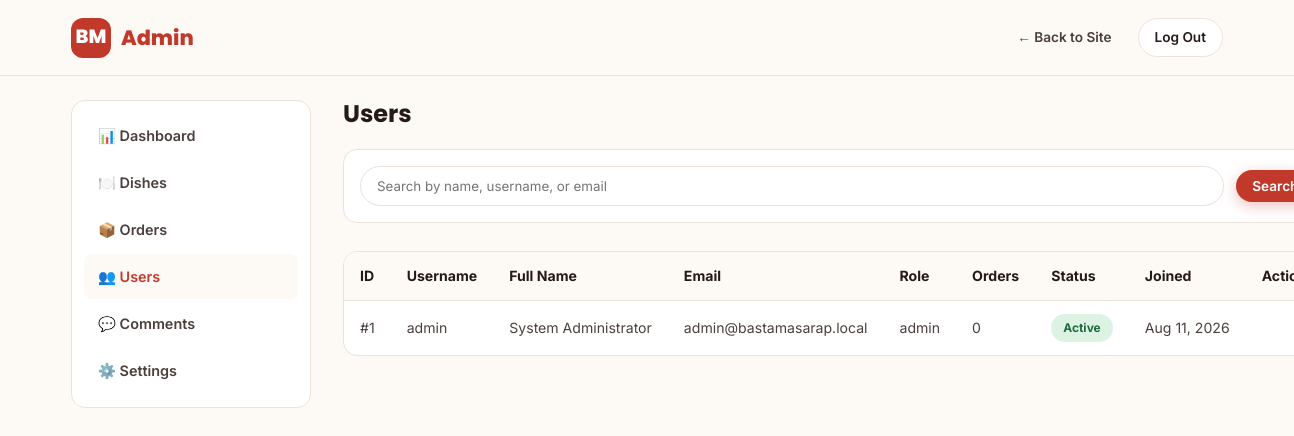
The page /admin/users.php (signed in) on the database its author committed.
### tables this page shows
CREATE TABLE `users` (
  `user_id` int(11) NOT NULL,
  `role_id` int(11) NOT NULL DEFAULT 2,
  `username` varchar(50) NOT NULL,
  `email` varchar(120) NOT NULL,
  `password_hash` varchar(255) NOT NULL,
  `full_name` varchar(120) NOT NULL,
  `contact_number` varchar(30) DEFAULT NULL,
  `profile_picture` varchar(255) DEFAULT NULL,
  `status` enum('active','inactive') NOT NULL DEFAULT 'active',
  `created_at` timestamp NOT NULL DEFAULT current_timestamp()
);

CREATE TABLE `roles` (
  `role_id` int(11) NOT NULL,
  `role_name` varchar(20) NOT NULL
);

### includes/functions.php (called while the page is built, shortened)
<?php
function esc(?string $value): string
{
    return htmlspecialchars($value ?? '', ENT_QUOTES, 'UTF-8');
}

### admin/users.php (the view, shortened to what this page needs)
<?php
require_once __DIR__ . '/../includes/bootstrap.php';
$search = trim($_GET['search'] ?? '');
$where = '1=1';
$params = [];
$stmt = $db->prepare(
    "SELECT u.*, r.role_name, (SELECT COUNT(*) FROM orders WHERE user_id = u.user_id) AS order_count
     FROM users u JOIN roles r ON r.role_id = u.role_id
     WHERE {$where} ORDER BY u.created_at DESC"
);
$stmt->execute($params);
$users = $stmt->fetchAll();
require __DIR__ . '/includes/admin_header.php';
?>
<h2 style="margin-bottom: 20px;">Users</h2>
<form method="GET" class="filters-bar">
    <input type="text" name="search" class="search-input" placeholder="Search by name, username, or email" value="<?= esc($search) ?>">
    <button class="btn btn-primary btn-sm" type="submit">Search</button>
</form>
<div class="table-wrap">
    <table class="data-table">
        <thead><tr><th>ID</th><th>Username</th><th>Full Name</th><th>Email</th><th>Role</th><th>Orders</th><th>Status</th><th>Joined</th><th>Actions</th></tr></thead>
        <tbody>
        <?php foreach ($users as $u): ?>
            <tr>
                <td>#<?= $u['user_id'] ?></td>
                <td><?= esc($u['username']) ?></td>
                <td><?= esc($u['full_name']) ?></td>
                <td><?= esc($u['email']) ?></td>
                <td><?= esc($u['role_name']) ?></td>
                <td><?= (int) $u['order_count'] ?></td>
                <td><span class="status-pill status-<?= $u['status'] === 'active' ? 'delivered' : 'cancelled' ?>"><?= ucfirst($u['status']) ?></span></td>
                <td><?= date('M j, Y', strtotime($u['created_at'])) ?></td>
                <td style="display: flex; gap: 6px;">
                </td>
            </tr>
        <?php endforeach; ?>
        </tbody>
    </table>
</div>
<?php require __DIR__ . '/includes/admin_footer.php'; ?>

### assets/css/style.css (style rules this page uses)
:root { --color-primary: #c0392b; --color-primary-dark: #9c2c1f; --color-primary-light: #e8746a; --color-secondary: #f2a71b; --color-ink: #241a17; --color-body: #4a3f3c; --color-muted: #8a7d79; --color-bg: #fdf9f5; --color-surface: #ffffff; --color-border: #ece2db; --color-success: #2e8b57; --color-danger: #c0392b; --radius-sm: 8px; --radius-md: 14px; --radius-lg: 22px; --shadow-sm: 0 1px 3px rgba(36, 26, 23, 0.08); --shadow-md: 0 8px 24px rgba(36, 26, 23, 0.10); --shadow-lg: 0 20px 48px rgba(36, 26, 23, 0.16); --font-heading: 'Poppins', 'Segoe UI', sans-serif; --font-body: 'Inter', 'Segoe UI', sans-serif; --header-height: 76px; }
* { box-sizing: border-box; margin: 0; padding: 0; }
body { font-family: var(--font-body); color: var(--color-body); background: var(--color-bg); line-height: 1.6; -webkit-font-smoothing: antialiased; }
h1, h2, h3, h4 { font-family: var(--font-heading); color: var(--color-ink); font-weight: 700; line-height: 1.2; }
button { font-family: inherit; cursor: pointer; }
input, select, textarea { font-family: inherit; }
.btn { display: inline-flex; align-items: center; justify-content: center; gap: 8px; padding: 12px 24px; border-radius: 999px; border: none; font-weight: 600; font-size: 0.95rem; transition: transform 0.15s ease, box-shadow 0.15s ease, background 0.15s ease; }
.btn-primary { background: var(--color-primary); color: #fff; box-shadow: 0 4px 14px rgba(192, 57, 43, 0.3); }
.btn-sm { padding: 8px 16px; font-size: 0.85rem; }
.filters-bar { display: flex; gap: 12px; flex-wrap: wrap; align-items: center; margin-bottom: 28px; background: var(--color-surface); padding: 16px; border-radius: var(--radius-md); border: 1px solid var(--color-border); }
.search-input { flex: 1; min-width: 200px; padding: 11px 16px; border-radius: 999px; border: 1.5px solid var(--color-border); }
.table-wrap { overflow-x: auto; background: var(--color-surface); border-radius: var(--radius-md); border: 1px solid var(--color-border); }
table.data-table { width: 100%; border-collapse: collapse; font-size: 0.88rem; }
.data-table th, .data-table td { padding: 13px 16px; text-align: left; border-bottom: 1px solid var(--color-border); white-space: nowrap; }
.data-table th { background: var(--color-bg); font-weight: 700; color: var(--color-ink); }
.data-table tr:last-child td { border-bottom: none; }
.status-pill { display: inline-block; padding: 4px 12px; border-radius: 999px; font-size: 0.75rem; font-weight: 700; }
.status-delivered { background: #dcf3e3; color: #1e6b3f; }

### rows shown on the page
users: user_id "1", username "admin", full_name "System Administrator", email "admin@bastamasarap.local", role.role_name "admin", order_count "0", status "Active", created_at "Aug 11, 2026"

### other values the page prints
t('nav_logout') "Log Out"
